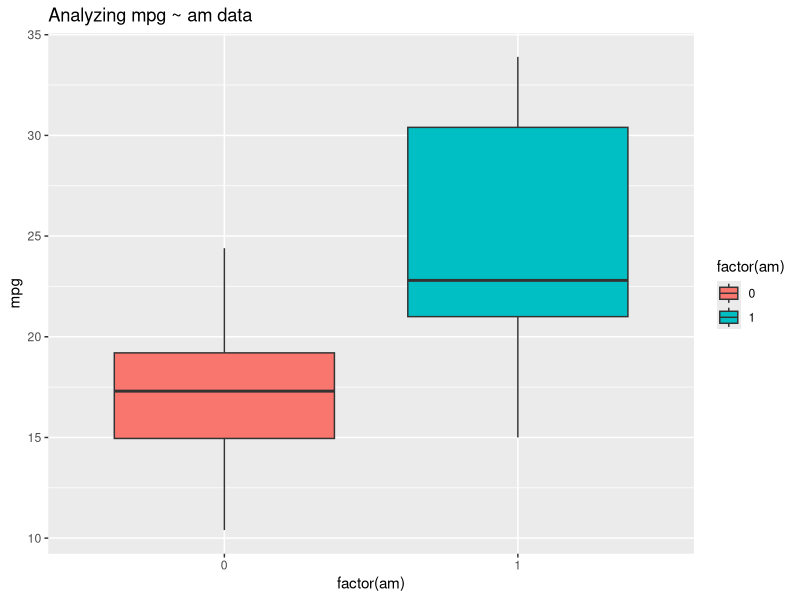
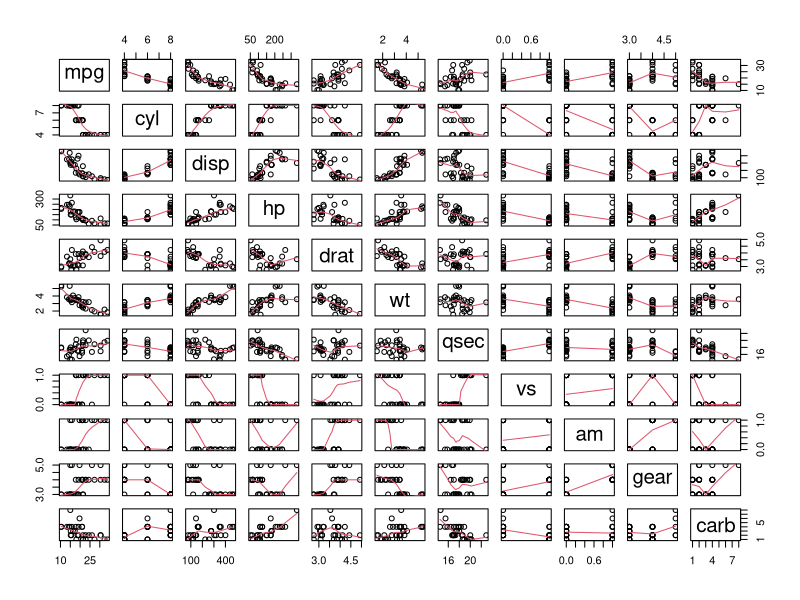
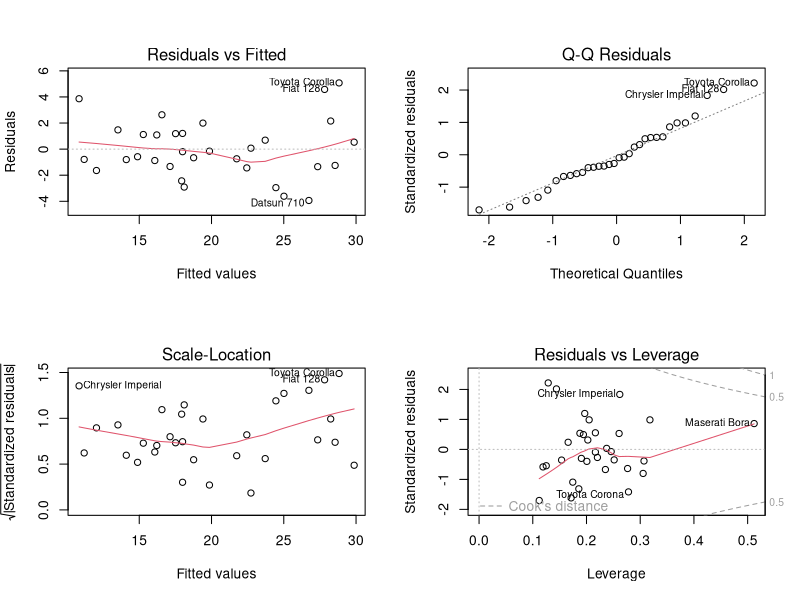

Write the R code that produced these figures, in order.
## ---- chunk 1
library(datasets)
library(ggplot2)
data(mtcars)

## ---- chunk 2
str(mtcars)
## ---- chunk 3
fit <- lm(mpg ~ factor(am), data = mtcars)
summary(fit)$coef
summary(fit)$r.squared
## ---- chunk 4
fit1 <- lm(mpg ~ ., data = mtcars)
## ---- chunk 5
require(car)
library(car)
sqrt(vif(fit1))
## ---- chunk 6
fit2 <- lm(mpg ~ factor(cyl) + disp + hp + wt + factor(am), data = mtcars)
summary(fit2)$coef
summary(fit2)$r.squared
## ---- chunk 7
anova(fit, fit2)
## ---- chunk 8
par(mfrow = c(1,2))
ggplot(mtcars, aes(x=factor(am), y=mpg, fill=factor(am)))+geom_boxplot()+ggtitle("Analyzing mpg ~ am data")
pairs(mtcars, panel = panel.smooth)
## ---- chunk 9
par(mfrow = c(2,2))
plot(fit2)
